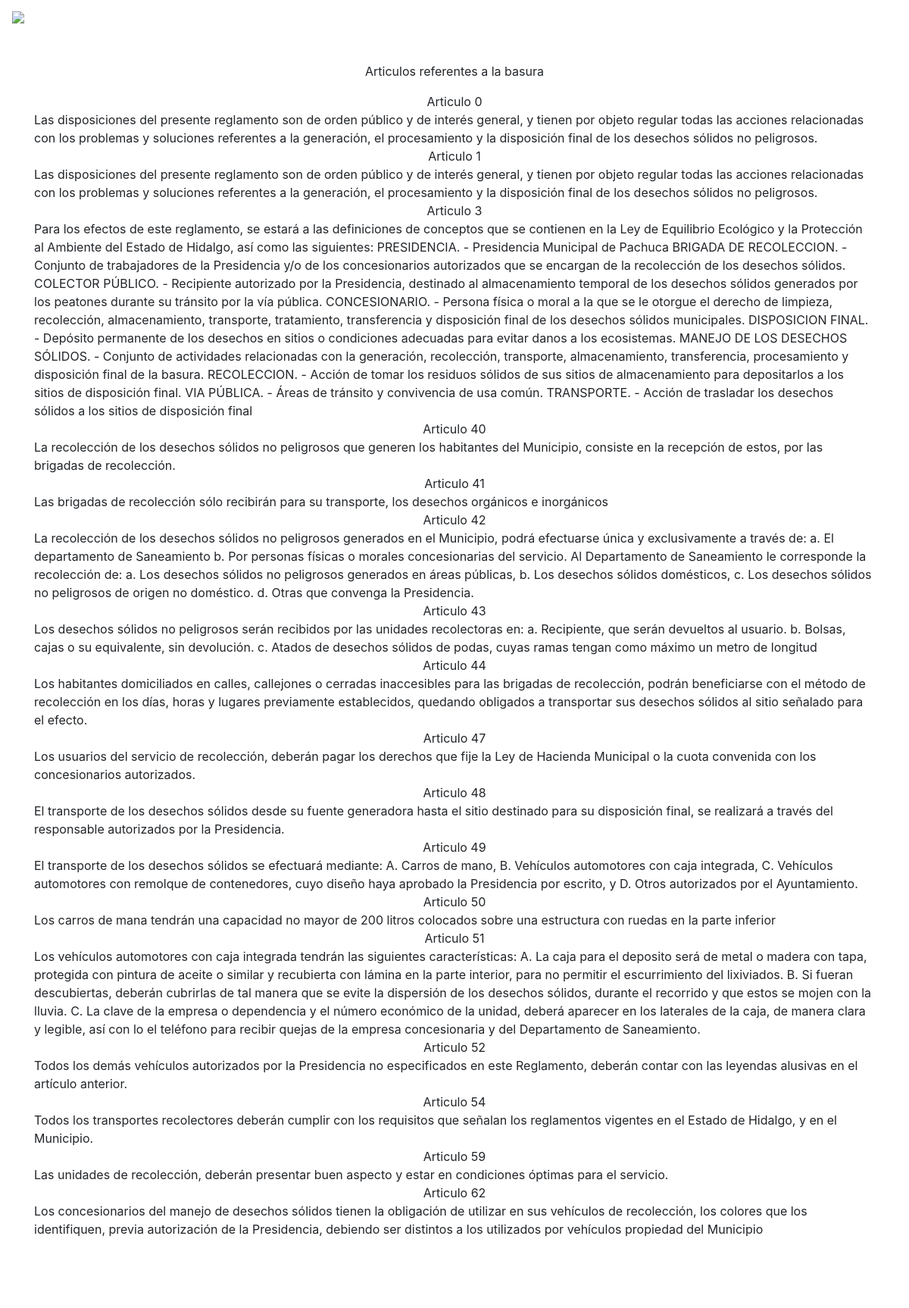
The app's page /index.php/rules/Index with its own data.
### tables this page shows
CREATE TABLE `rules` (
  `id` int(11) NOT NULL,
  `numero` int(11) NOT NULL,
  `descripcion` text NOT NULL
);

### application/controllers/Rules.php (called while the page is built, shortened)
<?php
class Rules extends CI_Controller{
  public function __construct()
  {
    $this->load->model('Rules_Model');
  }
  function Index()
  {
    $menu = array('center' => false, 'rules' => true, 'routes' => false,
                  'home' => false, 'about' =>false, 'name' => 'Crash Bash');
    $this->load->view('common/head', $menu);
    $this->load->view('common/nav', $menu);
    $data['reglas'] = $this->Rules_Model->Get_Rules();
    $this->load->view('rules/rules', $data);
    $this->load->view('common/footer');
  }
}

### index.php (called while the page is built, shortened)
<?php
require_once BASEPATH.'core/CodeIgniter.php';

### application/models/Rules_Model.php (called while the page is built, shortened)
<?php
class Rules_Model extends CI_Model{
  public function Get_Rules()
  {
    $result = $this->db->query("SELECT * FROM rules");
    if($result->num_rows() > 0)
    {
        return $result;
    } else
    {
      return NULL;
    }
  }
}

### application/views/rules/rules.php (the view)
<link rel="stylesheet" href="<?= base_url()?>resources/css/rules.css">
<center>
  <br>
  <p class="title"><span class="fa fa-bookmark"></span> Articulos referentes a la basura</p>
</center>
<div class="container">
  <?php
    if($reglas != null)
    {
      foreach ($reglas->result() as $fila) {
        foreach ($fila as $fil => $value) {
          if($fil == "descripcion")
          {
          ?>
          <div class="article">
            <div>
              <center>
                <span class="num">Articulo <?= $fila->numero ?></span>
              </center>
            </div>
            <div class="text">
              <?= $fila->descripcion ?>
            </div>
          </div>
          <?php
          }
        }
      }
    }
  ?>
</div>

### application/views/common/head.php (shortened to what this page needs)
<!DOCTYPE html>
<html lang="es" dir="ltr">
  <head>
    <link rel="stylesheet" href="<?= base_url() ?>vendor/bootstrap/css/bootstrap.min.css">
    <link rel="stylesheet" href="<?= base_url() ?>resources/css/nav.css">
  </head>
  <body>

### application/views/common/nav.php (shortened to what this page needs)
<nav class="navbar navbar-expand-lg navbar-dark">
  <a class="navbar-brand" href="#">
     <img src="<?= base_url() ?>resources/img/logo.png" alt="Logo" style="width:32px"><?= $name ?></a>
  <div class="collapse navbar-collapse" id="navbarSupportedContent">
    <ul class="navbar-nav ml-auto">
      <li <?php
        if($home)
        {
        ?>
        class="nav-item active"
        <?php
        }
        else
        {
        ?>
        class="nav-item"
        <?php
        }
        ?>
        ><a class="nav-link" href="<?= base_url() ?>"><span class="fa fa-home"></span> Inicio</a>
      </li>
      <li <?php
        if($rules)
        {
        ?>
        class="nav-item active"
        <?php
        }
        else
        {
        ?>
        class="nav-item"
        <?php
        }
        ?>
        ><a class="nav-link" href="<?= base_url('Rules') ?>"><span class="fa fa-clipboard-check"></span> Reglamento</a>
      </li>
      <li <?php
        if($center)
        {
        ?>
        class="nav-item active"
        <?php
        }
        else
        {
        ?>
        class="nav-item"
        <?php
        }
        ?>
        ><a class="nav-link" href="<?= base_url('Center') ?>"><span class="fa fa-truck-moving"></span> Basureros</a>
      </li>
      <li <?php
        if($routes)
        {
        ?>
        class="nav-item active"
        <?php
        }
        else
        {
        ?>
        class="nav-item"
        <?php
        }
        ?>
        ><a class="nav-link" href="<?= base_url('Routes') ?>"><span class="fa fa-road"></span> Rutas</a>
      </li>
      <li <?php
        if($about)
        {
        ?>
        class="nav-item active"
        <?php
        }
        else
        {
        ?>
        class="nav-item"
        <?php
        }
        ?>
        ><a class="nav-link" href="<?= base_url('About') ?>"><span class="fa fa-info-circle"></span> Acerca de</a>
      </li>
    </ul>
  </div>
</nav>

### application/views/common/footer.php (shortened to what this page needs)
    <footer class="py-5 bg-black footer">
      <div class="container">
        <p class="m-0 text-center text-white small">Copyright &copy; Crash Bash 2018</p>
      </div>
    </footer>
  </body>
</html>

### records on screen
rules: numero "0", descripcion "Las disposiciones del presente reglamento son de orden público y de interés general, y tienen por objeto regular todas las acciones relacionadas con los problemas y soluciones referentes a la generación, el procesamiento y la disposición final de los desechos sólidos no peligrosos."
rules: numero "1", descripcion "Las disposiciones del presente reglamento son de orden público y de interés general, y tienen por objeto regular todas las acciones relacionadas con los problemas y soluciones referentes a la generación, el procesamiento y la disposición final de los desechos sólidos no peligrosos."
rules: numero "3", descripcion "Para los efectos de este reglamento, se estará a las definiciones de conceptos que se contienen en la Ley de Equilibrio Ecológico y la Protección al Ambiente del Estado de Hidalgo, así como las siguientes: PRESIDENCIA. - Presidencia Municipal de Pachuca BRIGADA DE RECOLECCION. - Conjunto de trabajadores de la Presidencia y/o de los concesionarios autorizados que se encargan de la recolección de los desechos sólidos. COLECTOR PÚBLICO. - Recipiente autorizado por la Presidencia, destinado al almacenamiento temporal de los desechos sólidos generados por los peatones durante su tránsito por la vía pública. CONCESIONARIO. - Persona física o moral a la que se le otorgue el derecho de limpieza,…"
rules: numero "40", descripcion "La recolección de los desechos sólidos no peligrosos que generen los habitantes del Municipio, consiste en la recepción de estos, por las brigadas de recolección."
rules: numero "41", descripcion "Las brigadas de recolección sólo recibirán para su transporte, los desechos orgánicos e inorgánicos"
rules: numero "42", descripcion "La recolección de los desechos sólidos no peligrosos generados en el Municipio, podrá efectuarse única y exclusivamente a través de: a. El departamento de Saneamiento b. Por personas físicas o morales concesionarias del servicio. Al Departamento de Saneamiento le corresponde la recolección de: a. Los desechos sólidos no peligrosos generados en áreas públicas, b. Los desechos sólidos domésticos, c. Los desechos sólidos no peligrosos de origen no doméstico. d. Otras que convenga la Presidencia."
rules: numero "43", descripcion "Los desechos sólidos no peligrosos serán recibidos por las unidades recolectoras en: a. Recipiente, que serán devueltos al usuario. b. Bolsas, cajas o su equivalente, sin devolución. c. Atados de desechos sólidos de podas, cuyas ramas tengan como máximo un metro de longitud"
rules: numero "44", descripcion "Los habitantes domiciliados en calles, callejones o cerradas inaccesibles para las brigadas de recolección, podrán beneficiarse con el método de recolección en los días, horas y lugares previamente establecidos, quedando obligados a transportar sus desechos sólidos al sitio señalado para el efecto."
rules: numero "47", descripcion "Los usuarios del servicio de recolección, deberán pagar los derechos que fije la Ley de Hacienda Municipal o la cuota convenida con los concesionarios autorizados."
rules: numero "48", descripcion "El transporte de los desechos sólidos desde su fuente generadora hasta el sitio destinado para su disposición final, se realizará a través del responsable autorizados por la Presidencia."
rules: numero "49", descripcion "El transporte de los desechos sólidos se efectuará mediante: A. Carros de mano, B. Vehículos automotores con caja integrada, C. Vehículos automotores con remolque de contenedores, cuyo diseño haya aprobado la Presidencia por escrito, y D. Otros autorizados por el Ayuntamiento."
rules: numero "50", descripcion "Los carros de mana tendrán una capacidad no mayor de 200 litros colocados sobre una estructura con ruedas en la parte inferior"
rules: numero "51", descripcion "Los vehículos automotores con caja integrada tendrán las siguientes características: A. La caja para el deposito será de metal o madera con tapa, protegida con pintura de aceite o similar y recubierta con lámina en la parte interior, para no permitir el escurrimiento del lixiviados. B. Si fueran descubiertas, deberán cubrirlas de tal manera que se evite la dispersión de los desechos sólidos, durante el recorrido y que estos se mojen con la lluvia. C. La clave de la empresa o dependencia y el número económico de la unidad, deberá aparecer en los laterales de la caja, de manera clara y legible, así con lo el teléfono para recibir quejas de la empresa concesionaria y del Departamento de…"
rules: numero "52", descripcion "Todos los demás vehículos autorizados por la Presidencia no especificados en este Reglamento, deberán contar con las leyendas alusivas en el artículo anterior."
rules: numero "54", descripcion "Todos los transportes recolectores deberán cumplir con los requisitos que señalan los reglamentos vigentes en el Estado de Hidalgo, y en el Municipio."
rules: numero "59", descripcion "Las unidades de recolección, deberán presentar buen aspecto y estar en condiciones óptimas para el servicio."
rules: numero "62", descripcion "Los concesionarios del manejo de desechos sólidos tienen la obligación de utilizar en sus vehículos de recolección, los colores que los identifiquen, previa autorización de la Presidencia, debiendo ser distintos a los utilizados por vehículos propiedad del Municipio"
